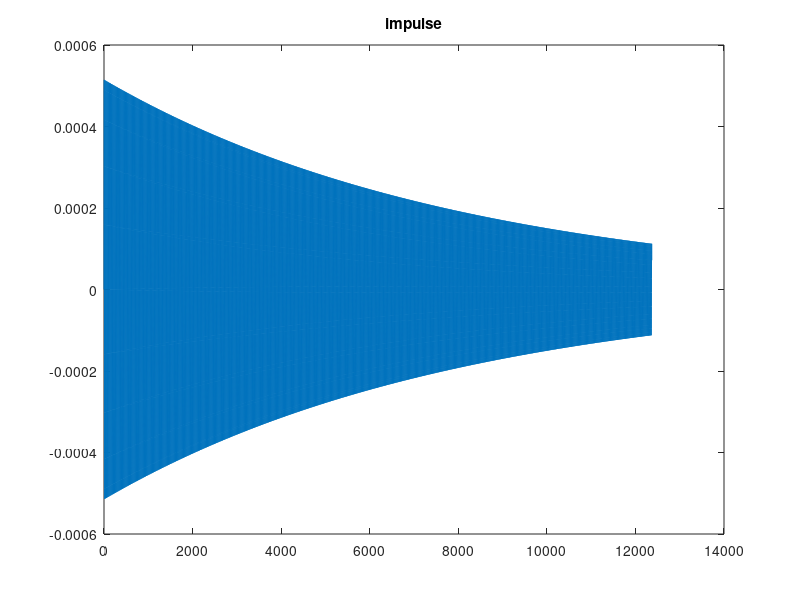
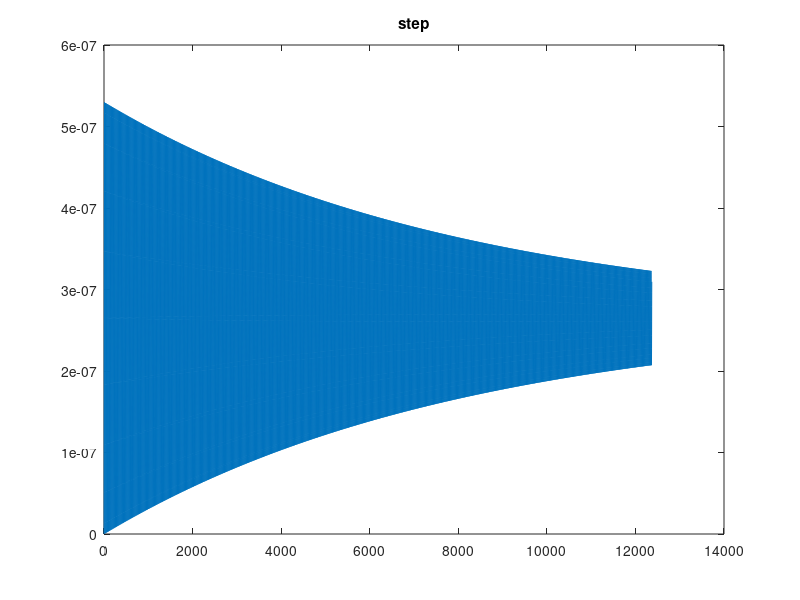
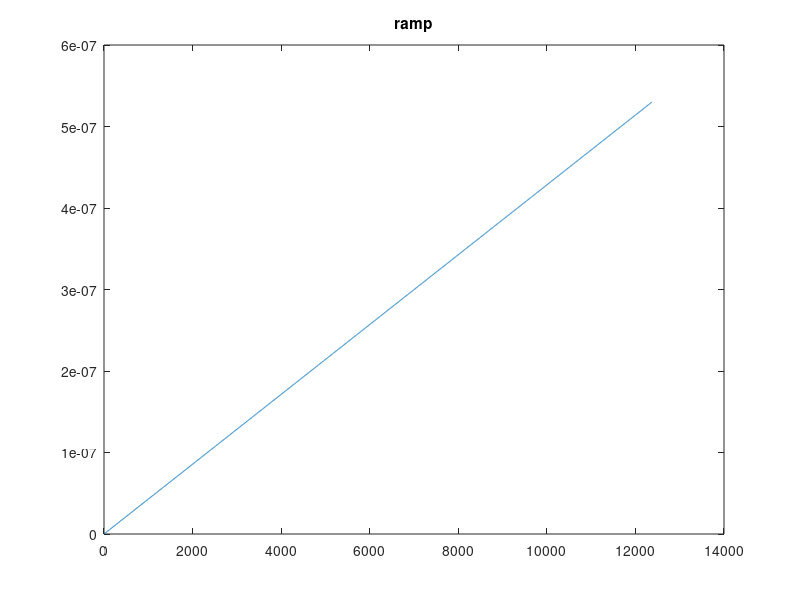

MATLAB code for these plots, in order: (Note: this script raises an error after producing the figures.)
% This script simulate the mass-spring with damping accelerometer for the
% optical fiber accelerometer.
%   |----|   |----|
%   |----| M |----|
%   |----|   |----|

clear
close all
clc

%  Optical fiber accelerometer constants
Y = 7*10^10; % Young modulus [n/m^2]
L = 4.5*10^-2; % length [m]
D = 125*10^-6; % diameter [m]
A = pi*(D/2)^2; % area [m^2]

m = 20.23*10^-3 ; % mass [kg]
y = 1.521; % damping factor from Antune, 2009. [1/s]

% Calculations
k = Y*A/L; % spring stiffness [kg/s^2]
k = 4*k; % equivalent spring for 4 optical fibers 
w0 = sqrt(k/m) ; % [Hz]
b = y*m; % damping coefficient [kg/s] 

% Transfer functions
accel = tf( [1], [1 y k/m])
ramp = tf([1], [1 0])

% Responses
inp_impulse = impulse(accel);
inp_step = step(accel);
inp_ramp = step(series(ramp,accel));

figure
	plot(inp_impulse)
	title('impulse')
figure
	plot(inp_step)
	title('step')
figure
	plot(inp_ramp)
	title('ramp')

%% acquiring damping factor and resonance frequency from output
% Using Alan's script
[fs,as] = parametros(inp_impulse,inp_impulse)




function [fs,as] = parametros(vs,t)
% Function from Alan's dissertation entitled:
% INTERFEROMETRO OPTICO EM MALHA FECHADA COM DUAS POLARIZACOES PARA APLICACOES ESPACIAIS (2019), ITA.
%
% The function takes the frequency and the exponential decay of an impulse response signal of a damped accelerometer.

	vs=vs-mean(vs);
	%dominiodafrequencia
	vf=abs(2*fft(vs)/length(vs));%amplitudes
	f=(0:length(vs)-1)./(max(t)-min(t));%frequencias
	vf=vf(1:round(length(vs)/2));
	f=f(1:round(length(vs)/2));
	%frequenciadepico
	[~,p]=max(vf);
	%encontrar minimos laterais(limites para calculo da media)
	p1=p(1);
	p2=p(1);
	aux=0.5*max(vf);
	while vf(p1)>aux&&p1>1%lado esquerdo
		p1=p1-1;
	end

	while vf(p2)>aux&&p2<length(f)%lado direito
		p2=p2+1;
	end
	%encontrar frequencia central
	fs=trapz(f(p1:p2),f(p1:p2).*vf(p1:p2))/trapz(f(p1:p2),vf(p1:p2));
	%valores de pico
	[~,p1]=findpeaks(vs,'MinPeakHeight',0);
	[~,p2]=findpeaks(-vs,'MinPeakHeight',0);
	while length(p1)>length(p2)
		p1=p1(1:end-1);
	end
	while length(p1)<length(p2)
		p2=p2(1:end-1);
	end
	vpp=vs(p1)-vs(p2);
	tpp=t(p1);
	%identificar decaimento
	pol=polyfit(tpp,log(vpp),1);
	as=real(pol(1));
end